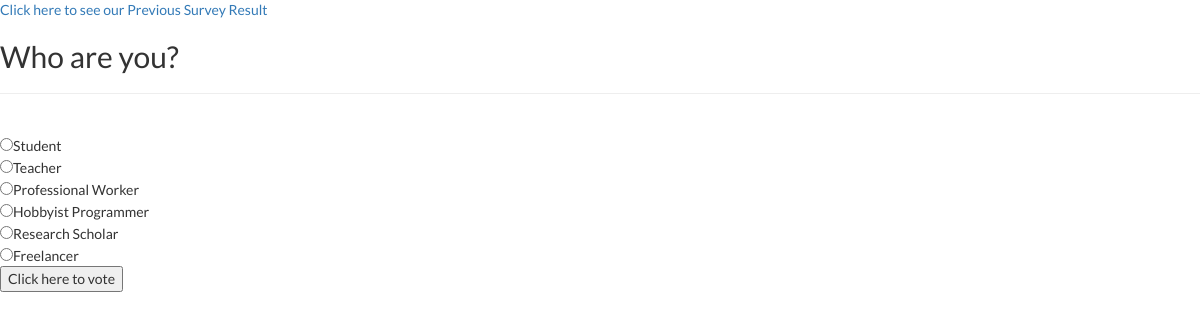
Page /Trend/survey/survey1.php on the committed database.
### tables this page shows
CREATE TABLE `tblsurvey` (
  `ID` int(11) NOT NULL,
  `Question` varchar(250) NOT NULL,
  `OptionA` varchar(250) NOT NULL,
  `OptionB` varchar(250) NOT NULL,
  `OptionC` varchar(250) NOT NULL,
  `OptionD` varchar(250) NOT NULL,
  `OptionE` varchar(250) NOT NULL,
  `OptionF` varchar(250) NOT NULL,
  `VoteA` int(11) NOT NULL DEFAULT '1',
  `VoteB` int(11) NOT NULL DEFAULT '1',
  `VoteC` int(11) NOT NULL DEFAULT '1',
  `VoteD` int(11) NOT NULL DEFAULT '1',
  `VoteE` int(11) NOT NULL DEFAULT '1',
  `VoteF` int(11) NOT NULL DEFAULT '1'
);

### Trend/survey/survey1.php (the view, shortened to what this page needs)
<?PHP
    $qID = 1;
	$question = 'Question not set';
	$answerA = 'unchecked';
	$answerB = 'unchecked';
	$answerC = 'unchecked';
	$answerD = 'unchecked';
	$answerE = 'unchecked';
	$answerF = 'unchecked';
	$A = "";
	$B = "";
	$C = "";
	$D = "";
	$E = "";
	$F = "";
	$username = "root";
	$password = "";
	$server = "localhost";
	$database = "survey";
	$conn = mysqli_connect($server, $username, $password, $database);
	if ($conn) {
		$stmt = mysqli_prepare($conn, "SELECT ID, Question, OptionA, OptionB, OptionC, OptionD, OptionE, OptionF FROM tblsurvey WHERE ID = ?");
		if ($stmt) {
			mysqli_stmt_bind_param($stmt, 'i', $qID);
			mysqli_stmt_execute($stmt);
			$res = mysqli_stmt_get_result($stmt);
			if (mysqli_num_rows($res) > 0) {
				$row = mysqli_fetch_assoc($res);
				$question = $row['Question'];
				$A = $row['OptionA'];
				$B = $row['OptionB'];
				$C = $row['OptionC'];
				$D = $row['OptionD'];
				$E = $row['OptionE'];
				$F = $row['OptionF'];
			}
			else {
				print "Error - No rows";
			}
		}
		else {
			print "Error - DB ERROR";
		}
	}
	else {
		print "Error getting Survey";
	}
?>
<html>
<head>
<link href="src/css/bootstrap.min.css" rel="stylesheet">
</head>
<body style ='font-family: "Lato"'>
<p><a href="complete_analysis.php">Click here to see our Previous Survey Result </a></p>
<FORM NAME ="form1" METHOD ="POST" ACTION ="process1.php">
<h2><?PHP print $question; ?></h2>
<hr>
<br>
<INPUT TYPE = 'Radio' Name ='q'  value= 'A' <?PHP print $answerA; ?> ><?PHP print $A; ?><br>
<INPUT TYPE = 'Radio' Name ='q'  value= 'B' <?PHP print $answerB; ?> ><?PHP print $B; ?><br>
<INPUT TYPE = 'Radio' Name ='q'  value= 'C' <?PHP print $answerC; ?> ><?PHP print $C; ?><br>
<INPUT TYPE = 'Radio' Name ='q'  value= 'D' <?PHP print $answerD; ?> ><?PHP print $D; ?><br>
<INPUT TYPE = 'Radio' Name ='q'  value= 'E' <?PHP print $answerE; ?> ><?PHP print $E; ?><br>
<INPUT TYPE = 'Radio' Name ='q'  value= 'F' <?PHP print $answerF; ?> ><?PHP print $F; ?><br>
<INPUT TYPE = "Submit" Name = "Submit1"  VALUE = "Click here to vote">
</FORM>
</body>
</html>

### rows in the picture
tblsurvey: Question "Who are you?", OptionA "Student", OptionB "Teacher", OptionC "Professional Worker", OptionD "Hobbyist Programmer", OptionE "Research Scholar", OptionF "Freelancer"
